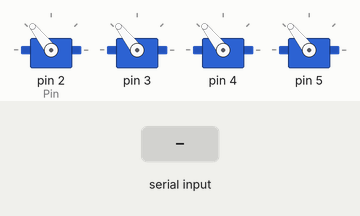
A sketch run on a simulated Arduino Uno, built with avr-gcc and run on an emulated ATmega328P. Parts: 4 × servo. Inputs (shaded band) come from the test bench. What the sketch prints to the serial monitor is not drawn.

Above: at 1.2 s.
1.3 s: "u" received over Serial
At 2.4 s:
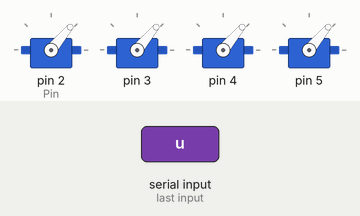
2.8 s: "d" received over Serial
At 3.7 s:
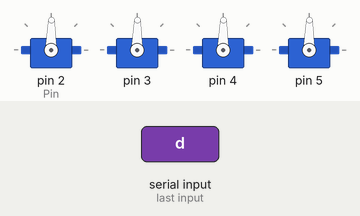
4.3 s: "s" received over Serial
At 4.7 s:
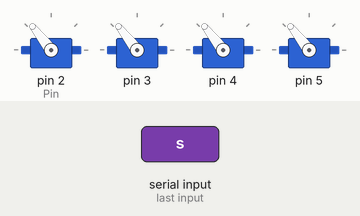
5.8 s: "w" received over Serial
At 7.0 s:
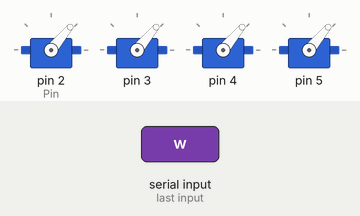
Timing chart, 0 to 8.3 s (numbered marks = the images above; inputs shaded):
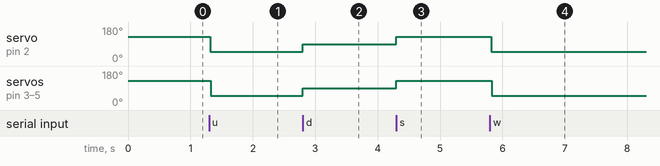

The sketch:

rev.ino
```cpp
#include <Servo.h>

int CurrentSpeed;
int Step = 10;

#define NUMMOTORS 4
typedef struct MotorDef
{
    Servo   Motor;
    int     Pin;   // Indicates the Pin this motor is connected to
};
MotorDef Motors[NUMMOTORS];

// Stores the settings for all ESC. This can be made specific to each ESC, but that's not needed
// for a quadcopter project
typedef struct ESCSettingsDef
{
  int LowSpeed;
  int HighSpeed;
  int MediumSpeed;
};
ESCSettingsDef ESCSettings;

#define ESC_HIGH_DEFAULT 1860
#define ESC_LOW_DEFAULT 1060
#define ESC_MED_DEFAULT 1460

void setup() {
  // put your setup code here, to run once:
  Serial.begin(115200);
  Serial.println("Setup: Serial port communication at 9600bps");
  Motors[0].Pin = 2; //z-axis left
  Motors[1].Pin = 3; //z-axis right
  Motors[2].Pin = 4; //left
  Motors[3].Pin = 5; //right

  for(int i = 0; i < NUMMOTORS; i++)
  {
    int pin = Motors[i].Pin;
    Motors[i].Motor.attach(pin);
  }

  ESCSettings.LowSpeed   = ESC_LOW_DEFAULT;
  ESCSettings.HighSpeed  = ESC_HIGH_DEFAULT;
  ESCSettings.MediumSpeed = ESC_MED_DEFAULT;
}

void SetThrottleRange()
{
  Serial.println("In Set Throttle Range mode");

  for (int i = 0; i < NUMMOTORS; i++)
  {
    Motors[i].Motor.writeMicroseconds(ESCSettings.HighSpeed);
  }

  Serial.println("Connect the ESC now. After connecting the ESC, you should hear the ESC startup tones. Shortly afterwards, you should hear two beeps indicating that the ESC has registered the high throttle value. Immediately after hearing the two beeps, push any key. If you don't do so in 5 sec, the ESC will go into program mode");

  // Wait for user input
  while (!Serial.available())
  {
  }
  Serial.read();

  Serial.println("\nSetting the low throttle setting. If this happens successfully, you should hear several beeps indicating the input voltage supplied to the ESC followed by a long beep indicating that the low throttle has been set. After this point, push any key to proceed, your ESC is ready to be used");

  for (int i = 0; i < NUMMOTORS; i++)
  {
    Motors[i].Motor.writeMicroseconds(ESCSettings.LowSpeed);
  }

  Serial.println("\nPress another button for medium configuration");
  // Wait for user input
  while (!Serial.available())
  {
  }
  Serial.read();

  for (int i = 0; i < NUMMOTORS; i++)
  {
    Motors[i].Motor.writeMicroseconds(ESCSettings.MediumSpeed);
  }

  // Wait for user input
  while (!Serial.available())
  {
  }
  Serial.read();
}

int change = 50;
int zAxisRightHandicap = 1;
int lateralLeftHandicap = 1;

void Forward() {
  //stop
  Motors[0].Motor.writeMicroseconds(ESCSettings.MediumSpeed); //z-axis left
  //stop
  Motors[1].Motor.writeMicroseconds(ESCSettings.MediumSpeed); //z-axis right
  //forward
  Motors[2].Motor.writeMicroseconds(ESCSettings.MediumSpeed + change + lateralLeftHandicap); //left
  //forward
  Motors[3].Motor.writeMicroseconds(ESCSettings.MediumSpeed - change); //right
}

void Backward() {
  //stop
  Motors[0].Motor.writeMicroseconds(ESCSettings.MediumSpeed); //z-axis left
  //stop
  Motors[1].Motor.writeMicroseconds(ESCSettings.MediumSpeed); //z-axis right
  //forward
  Motors[2].Motor.writeMicroseconds(ESCSettings.MediumSpeed - change - lateralLeftHandicap); //left
  //forward
  Motors[3].Motor.writeMicroseconds(ESCSettings.MediumSpeed + change); //right
}

void Left() {
  //stop
  Motors[0].Motor.writeMicroseconds(ESCSettings.MediumSpeed); //z-axis left
  //stop
  Motors[1].Motor.writeMicroseconds(ESCSettings.MediumSpeed); //z-axis right
  //forward
  Motors[2].Motor.writeMicroseconds(ESCSettings.MediumSpeed - change - lateralLeftHandicap); //left
  //forward
  Motors[3].Motor.writeMicroseconds(ESCSettings.MediumSpeed - change); //right
}

void Right() {
  //stop
  Motors[0].Motor.writeMicroseconds(ESCSettings.MediumSpeed); //z-axis left
  //stop
  Motors[1].Motor.writeMicroseconds(ESCSettings.MediumSpeed); //z-axis right
  //forward
  Motors[2].Motor.writeMicroseconds(ESCSettings.MediumSpeed + change + lateralLeftHandicap); //left
  //forward
  Motors[3].Motor.writeMicroseconds(ESCSettings.MediumSpeed + change); //right
}

void Up() {
  //stop
  Motors[0].Motor.writeMicroseconds(ESCSettings.MediumSpeed - change); //z-axis left
  //stop
  Motors[1].Motor.writeMicroseconds(ESCSettings.MediumSpeed + change + zAxisRightHandicap); //z-axis right
  //forward
  Motors[2].Motor.writeMicroseconds(ESCSettings.MediumSpeed); //left
  //forward
  Motors[3].Motor.writeMicroseconds(ESCSettings.MediumSpeed); //right
}

void Down() {
  //stop
  Motors[0].Motor.writeMicroseconds(ESCSettings.MediumSpeed + change); //z-axis left
  //stop
  Motors[1].Motor.writeMicroseconds(ESCSettings.MediumSpeed - change - zAxisRightHandicap); //z-axis right
  //forward
  Motors[2].Motor.writeMicroseconds(ESCSettings.MediumSpeed); //left
  //forward
  Motors[3].Motor.writeMicroseconds(ESCSettings.MediumSpeed); //right
}

void Stop() {
  for (int i = 0; i < NUMMOTORS; i++)
  {
      Motors[i].Motor.writeMicroseconds(ESCSettings.MediumSpeed);
  }
}

void RunAllBySerialInput() {
  for (int i = 0; i < NUMMOTORS; i++)
  {
    Motors[i].Motor.writeMicroseconds(ESCSettings.MediumSpeed);
  }
  Serial.println("Running ESC");
  Serial.println("Step = ");
  Serial.println(Step);
  Serial.println("\nPress 'u' to increase speed, 'd' to reduce speed, 's' to stop all motors.");

  CurrentSpeed = ESCSettings.MediumSpeed;
  while (1) {
    while (!Serial.available())
    {
    }
    char currentChar = Serial.read();
    if (currentChar == 'u')
    {
      Serial.println("\nIncreasing motor speed by step");
      if (CurrentSpeed + Step < ESCSettings.HighSpeed) {
        CurrentSpeed = CurrentSpeed + Step;
        Serial.println("New speed = ");
        Serial.println(CurrentSpeed);
      }

      else
      {
        Serial.println("\nMax speed reached\n");
      }
    }
    if (currentChar == 'd')
    {
      Serial.println("\nDecreasing motor speed by step\n");
      if (CurrentSpeed - Step >= ESCSettings.LowSpeed)
      {
        CurrentSpeed = CurrentSpeed - Step;
        Serial.println("New speed = ");
        Serial.println(CurrentSpeed);
      }

      else
      {
        Serial.println("\nMin speed reached\n");
      }
    }
    if (currentChar == 's')
    {
      Serial.println("\nStopping Motors\n");
      CurrentSpeed = ESCSettings.MediumSpeed;
    }
    for (int i = 0; i < NUMMOTORS; i++)
    {
      Motors[i].Motor.writeMicroseconds(CurrentSpeed);
    }
  }
}

void RunDirectionsBySerialInput() {
  for (int i = 0; i < NUMMOTORS; i++)
  {
    Motors[i].Motor.writeMicroseconds(ESCSettings.MediumSpeed);
  }
  Serial.println("Running ESC");
  Serial.println("Step = ");
  Serial.println(Step);
  Serial.println("\nPress w, a, s, or d for lateral direction. Press q to go up, e to go down. Press x to stop.");

  CurrentSpeed = ESCSettings.MediumSpeed;
  while (1) {

    //Read key when available else just loop/keep motor running in current direction.
    while (!Serial.available())
    {
    }
    char currentChar = Serial.read();

    if (currentChar == 'w')
    {
      Serial.println("\nGoing forward");
      Forward();
    }
    if (currentChar == 'a')
    {
      Serial.println("\nGoing left");
      Left();
    }
    if (currentChar == 's')
    {
      Serial.println("\nGoing backward");
      Backward();
    }
    if (currentChar == 'd')
    {
      Serial.println("\nGoing right");
      Right();
    }
    if (currentChar == 'q')
    {
      Serial.println("\nGoing up");
      Up();
    }
    if (currentChar == 'e')
    {
      Serial.println("\nGoing down");
      Down();
    }
    if (currentChar == 'x')
    {
      Serial.println("\nStopping Motors\n");
      Stop();
    }
  }
}

int i = 0;
void loop() {
  if (i == 0) {
    SetThrottleRange();
  }
  //RunDirectionsBySerialInput();
  //RunDirectionsBySerialInput();
}
```

Measured:
- after the input at 1.3 s, servo on pin 2 (Pin), servo on pin 3–5: 128° → 50° at once
- after the input at 2.8 s, servo on pin 2 (Pin), servo on pin 3–5: 50° → 89° at once
- after the input at 4.3 s, servo on pin 2 (Pin), servo on pin 3–5: 89° → 128° at once
- after the input at 5.8 s, servo on pin 2 (Pin), servo on pin 3–5: 128° → 50° at once
